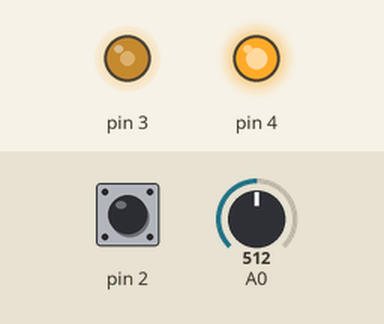
Recording of a sketch running on a simulated Arduino Uno, built with avr-gcc and run on an emulated ATmega328P. Parts: output pins drawn as LEDs (lit = HIGH). Inputs (shaded band) come from the test bench; at power-on: A0 = 512, pin 2 HIGH.

Above: at 1.2 s.
1.3 s: A0 set to 716
At 2.1 s:
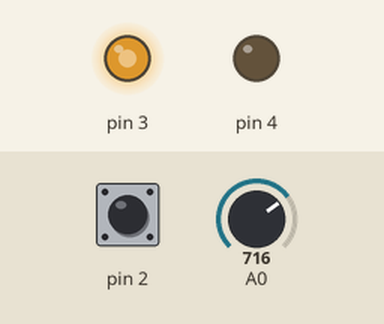
2.8 s: A0 set to 900
At 3.2 s:
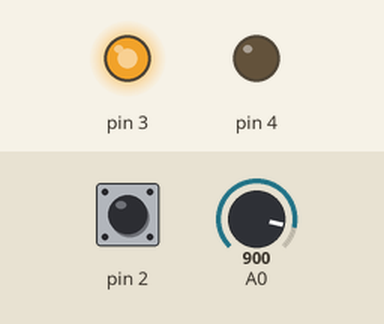
4.3 s: pin 2 pulled LOW for 0.15 s
At 5.6 s:
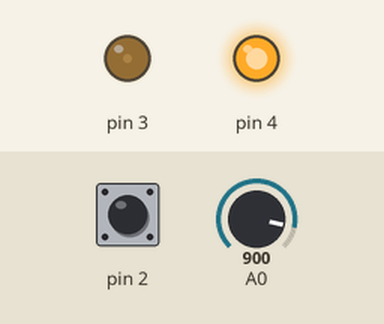
5.9 s: A0 set to 1023
At 6.8 s:
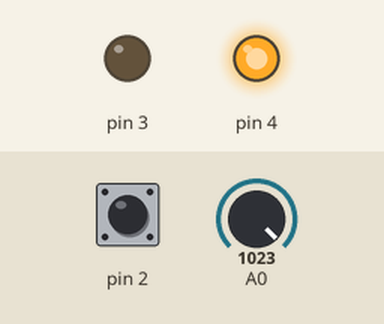
7.4 s: A0 set to 511
At 7.9 s:
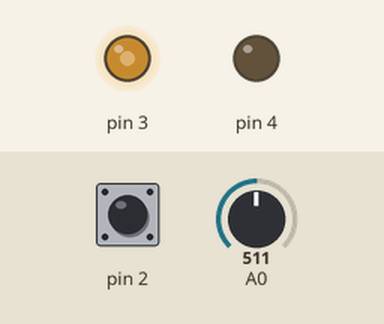
8.9 s: pin 2 pulled LOW for 1 s
At 10.4 s:
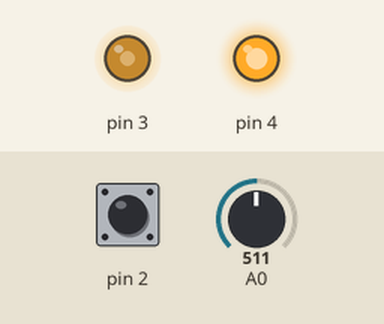
Timing chart, 0 to 11.9 s (numbered marks = the images above; inputs shaded):
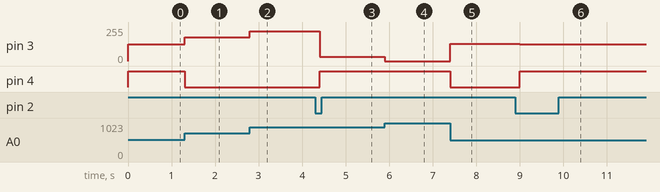

The sketch:

Kolokwium_s30023.ino
```cpp
int buttonState = 0;
int lastButtonState = 0;
bool ledOn = false;

void setup()
{
  pinMode(3, OUTPUT);
  pinMode(4, OUTPUT);
  pinMode(2, INPUT_PULLUP);
}

void loop()
{
  int value_without_map = analogRead(A0);
  int value = map(value_without_map, 0, 1023, 0, 255);
  int value_reversed = 255-value;

  buttonState = digitalRead(2);

  if (buttonState==0 && lastButtonState==1) {
    ledOn=!ledOn;
    delay(100);
  }
  lastButtonState=buttonState;

  if (!ledOn) {
    analogWrite(3, value);
    analogWrite(4, value_reversed);
  } else {
    analogWrite(3, value_reversed);
    analogWrite(4, value);
  }
}
```

Measured:
- after the input at 1.3 s, pin 3: 127/255 → 178/255 at once; pin 4: HIGH → LOW at once
- after the input at 2.8 s, pin 3: 178/255 → 224/255 at once
- after the input at 4.3 s, pin 3: 224/255 → 31/255 after 0.10 s; pin 4: LOW → HIGH after 0.10 s
- after the input at 5.9 s, pin 3: 31/255 → 0/255 at once
- after the input at 7.4 s, pin 3: 0/255 → 128/255 at once; pin 4: HIGH → LOW at once
- after the input at 8.9 s, pin 3: 128/255 → 127/255 after 0.10 s; pin 4: LOW → HIGH after 0.10 s
